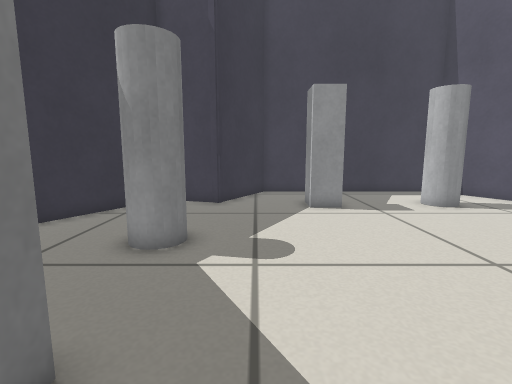
[1] (above)

14 first-person views from a walk through a Gazebo world. The camera is 0.46 m above the floor, tilts 8° down and sees 85° across. The floor is counted in squares, 0.2 m on a side. Each view is taken from the middle of a square. On the plan, view 1 faces up. The plan holds only what a view shows up to about 17 squares ahead; the rest is blank.

[2]
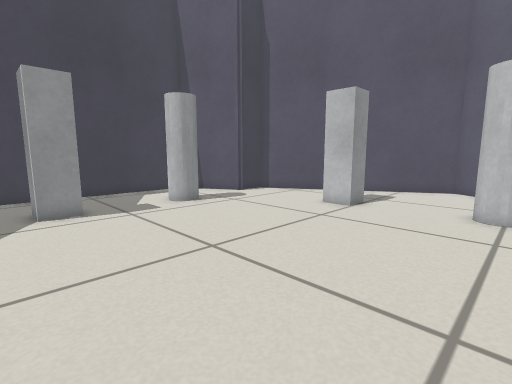

[3]
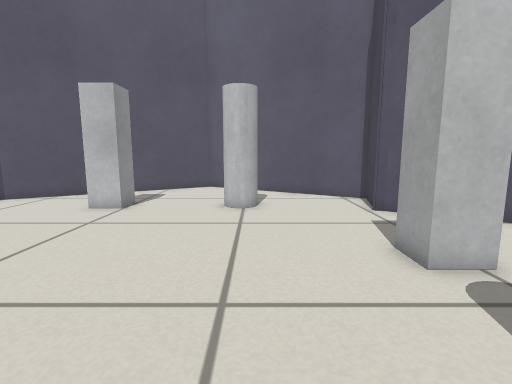

[4]
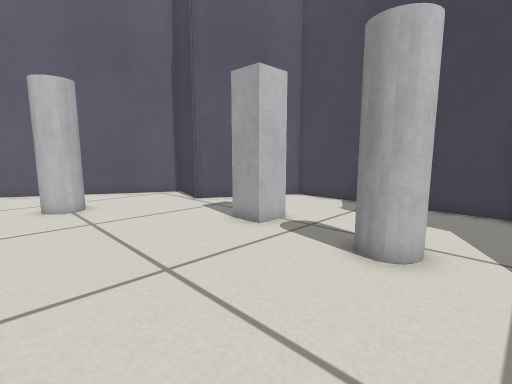

[5]
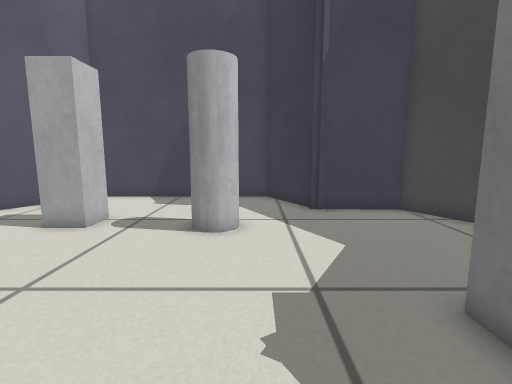

[6]
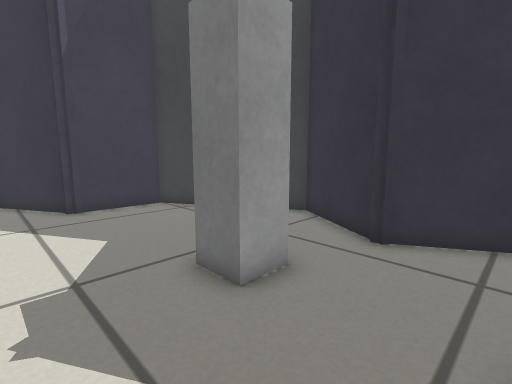

[7]
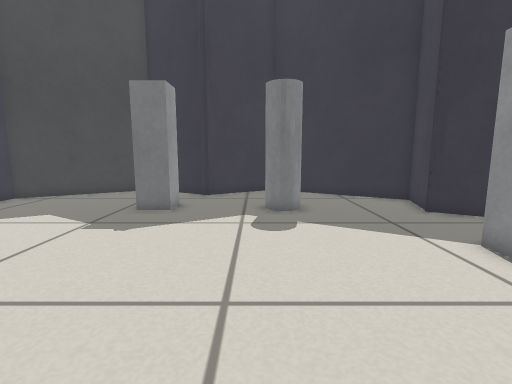

[8]
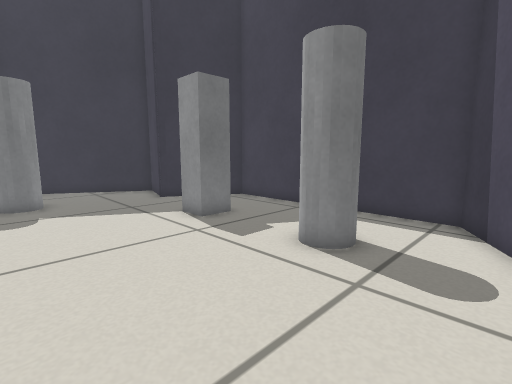

[9]
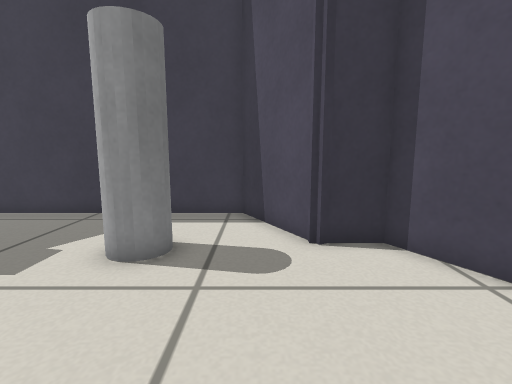

[10]
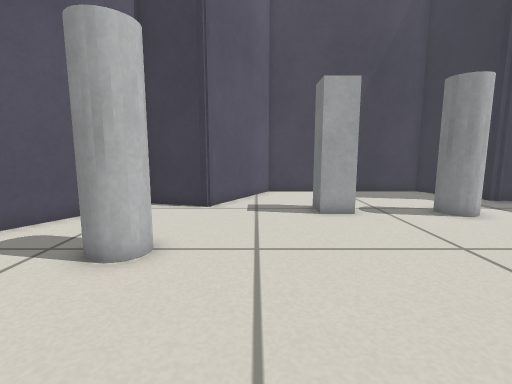

[11]
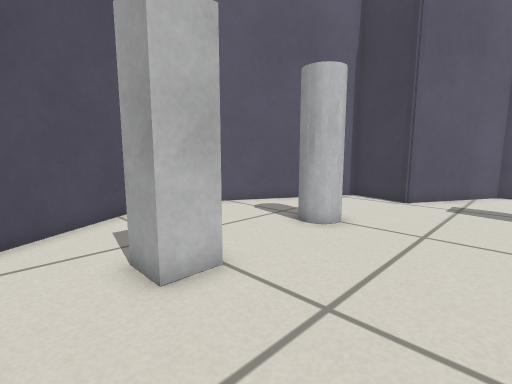

[12]
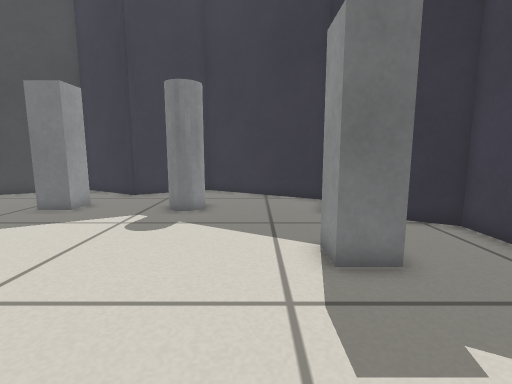

[13]
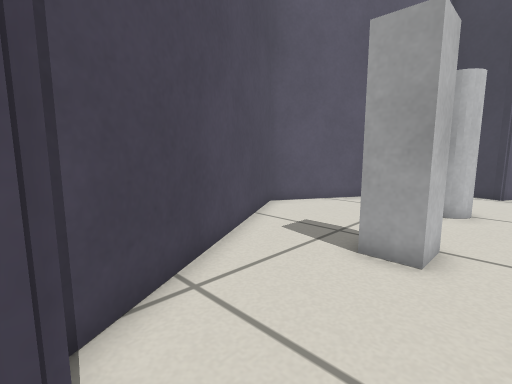

[14]
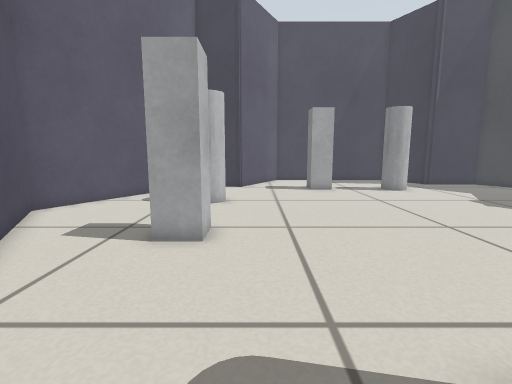

### Floor plan
Points are (right, up) in squares from view 1. A wall is a line through its corners. A room is listed if a view was taken in it or the views show most of it. See-through windows are left out.
Room 1 (views 1, 2, 3, 4, 5, 6, 7, 8, 9, 10, 11, 12, 13, 14)
walls: (-1.6, 12.7) (-4.5, 13.5) (-8.2, 7) (-6, 3.2) (-6.2, 3.1) (-8.2, -0.4) (-4.9, -6.1) (-1.2, -6.2) (-1.2, -6.6) (0.4, -9.6) (9.2, -9.6) (12.1, -4.7); (-1.5, 13.1) (-1.6, 12.6) (-2.1, 12.9); (11.9, -4.8) (14.9, -5.6) (19.9, 3.1) (14.3, 12.9) (12.2, 12.9); (11.8, -5.2) (12, -4.7) (12.5, -4.9); (12.9, 12.9) (12.6, 12.8) (10.5, 16.5) (0.5, 16.5) (-1.7, 12.6); (-1.9, -6.3) (-1.4, -6)
objects: grey post (-3, 1) to (-2, 2); grey cylinder (-3, 7) to (-2, 8); grey cylinder (2, -4) to (3, -3); grey post (2, 12) to (3, 13); grey post (6, -5) to (7, -4); grey cylinder (8, 12) to (9, 13); grey cylinder (13, 0) to (14, 1); grey post (13, 6) to (14, 7)

Positions as (right, up) in squares from view 1, and headings:
1: (0, 0), facing up
2: (1, 0), facing up-right
3: (1, 0), facing right
4: (0, 3), facing down-right
5: (1, 5), facing down
6: (1, 6), facing down-left
7: (9, 6), facing left
8: (12, 6), facing up-left
9: (11, 6), facing up
10: (10, 7), facing down
11: (8, 9), facing down-right
12: (9, 10), facing left
13: (11, 13), facing down-right
14: (11, 14), facing down
